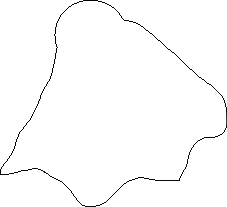
#> input picture Pygame/Assets/ghost.png, 227 x 207 px
$ jupyter execute pic_to_coords.ipynb
#> lines starting #> are read from the running program, lines starting #| are printed output that depends on the picture
[cell 1]
import matplotlib.pyplot as plt
import numpy as np
import cv2

[cell 2]
img = cv2.imread('Assets/ghost.png', cv2.IMREAD_GRAYSCALE) < 200
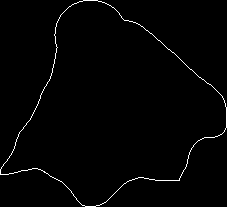
#> img: shape (207, 227) bool; 1.3% white in thin lines or dots
h, w = img.shape
#> h = 207; w = 227

[cell 3]
y, x = np.where(img == 1)
#> y = 607 values from 0 to 206; x = 607 values, max 226 at index 267, min 0 at index 413, mean 108.8
points = np.vstack((x, y)).T
#> points = 607 pairs, first value 0 to 226, second value 0 to 206

x = x.astype(float) - w/2
#> x = 607 values, max 112.5 at index 267, min -113.5 at index 413, mean -4.74
y = h/2 - y.astype(float)
#> y = 607 values, max 103.5 at index 0, min -102.5 at index 596, mean -8.75
angles = np.arctan2(y, x)
#> angles = 607 values, max 3.13 at index 258, min -3.14 at index 260, mean -0.252

[cell 4]
a = np.array([2, 5,1, 10, 17])

[cell 5]
sorted_points = points[np.argsort(angles)]
#> sorted_points has the same summary as points

[cell 6]
with open('ghost_body.py', 'w') as f:
    s = "ghost_body_coords = ["
    for i in sorted_points:
        x, y = i
        s += f"({x},{y}),"
#> this loop made 607 passes
#> (i, x) on passes 3 to 5: ([36, 106], 36), ([36, 107], 36), ([35, 108], 35)
    s += "]"
    f.write(s)

[cell 7]
X, Y = sorted_points.T
#> X = 607 values, max 226 at index 323, min 0 at index 65, mean 108.8; Y = 607 values, max 206 at index 159, min 0 at index 481, mean 112.3
plt.figure(figsize=(5,5))
plt.plot(X, -Y)
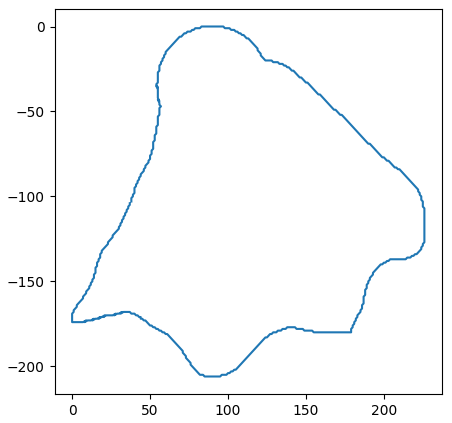
#> figure drawn by matplotlib, 1 panel
